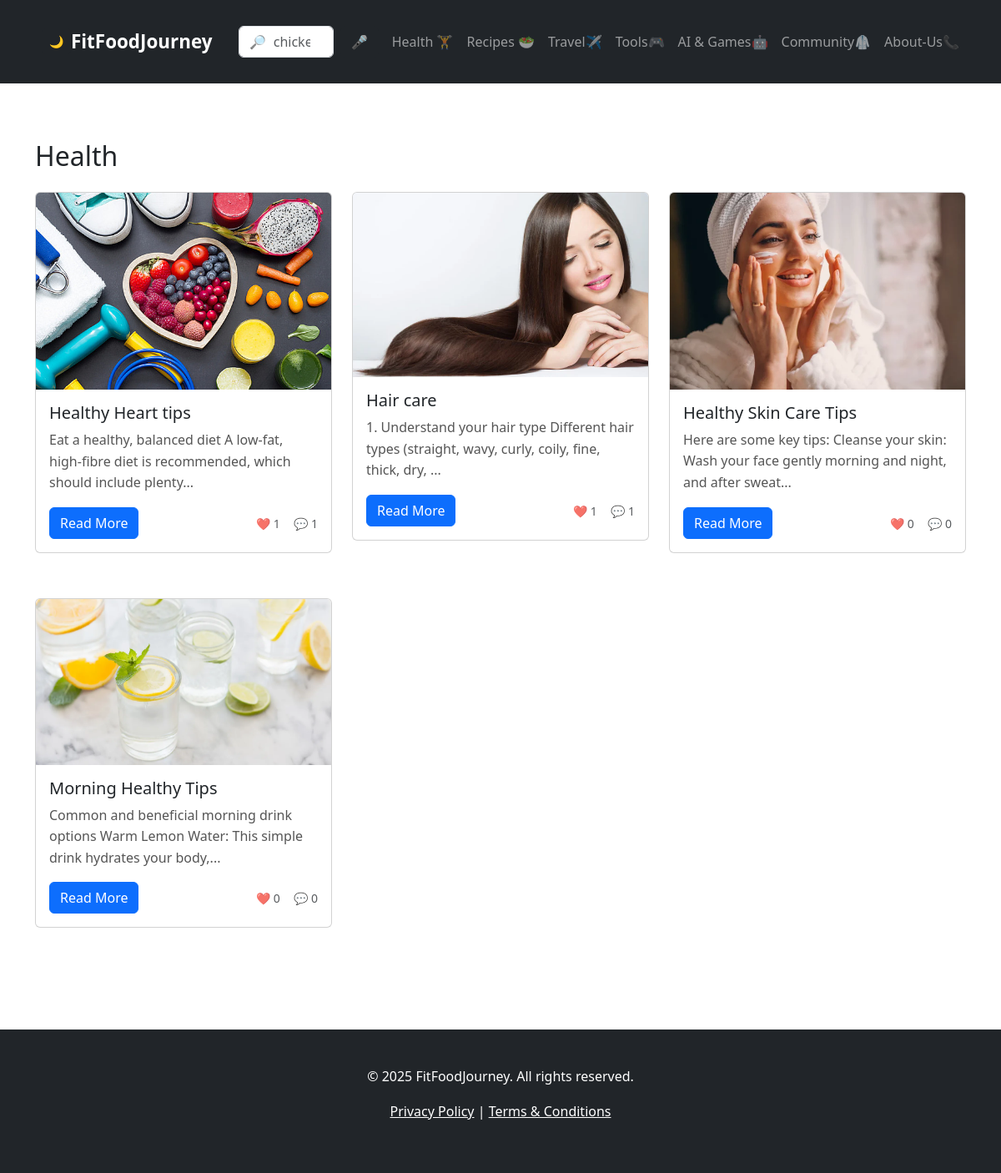
The page /health-blog/category.php?cat=Health on the database its author committed.
### tables this page shows
CREATE TABLE `posts` (
  `id` int(11) NOT NULL AUTO_INCREMENT,
  `title` varchar(255) DEFAULT NULL,
  `content` text,
  `location` varchar(255) DEFAULT NULL,
  `category` varchar(100) DEFAULT NULL,
  `image` varchar(255) DEFAULT NULL,
  `tags` text,
  `created_at` timestamp NOT NULL DEFAULT CURRENT_TIMESTAMP,
  `scheduled_at` datetime DEFAULT NULL,
  PRIMARY KEY (`id`)
);

### health-blog/category.php (the view, shortened to what this page needs)
<?php include 'includes/header.php'; ?>
<?php include 'includes/db.php'; ?>
<div class="container mt-5">
    <?php
    if (isset($_GET['cat'])) {
        $category = mysqli_real_escape_string($conn, $_GET['cat']);
        echo "<h2 class='mb-4'>$category</h2>";
$current_time = date('Y-m-d H:i:s');
$query = "SELECT * FROM posts  WHERE category = '$category' AND (scheduled_at IS NULL OR scheduled_at <= '$current_time')";
$query .= " ORDER BY created_at DESC";
$result = mysqli_query($conn, $query);
        if (mysqli_num_rows($result) > 0) {
            echo '<div class="row">';
            while ($row = mysqli_fetch_assoc($result)) {
$images = explode(',', $row['image']);
$first_image = trim($images[0]);
$like_count = mysqli_num_rows(mysqli_query($conn, "SELECT id FROM post_likes WHERE post_id = {$row['id']}"));
$comment_count = mysqli_num_rows(mysqli_query($conn, "SELECT id FROM post_comments WHERE comment!='' AND name!='' AND post_id = {$row['id']}"));
                ?>
                <div class="col-md-4 mb-4">
                    <div class="card">
                        <img src="uploads/posts/<?php echo $first_image; ?>" class="card-img-top" alt="...">
<div class="card-body">
    <h5 class="card-title"><?php echo $row['title']; ?></h5>
    <p class="card-text"><?php echo substr($row['content'], 0, 100); ?>...</p>
    <div class="d-flex justify-content-between align-items-center">
        <a href="post.php?id=<?php echo $row['id']; ?>" class="btn btn-primary">Read More</a>
        <div>
            <small class='text-muted'>❤️ <?= $like_count ?></small>
            <small class='text-muted'>💬 <?= $comment_count ?></small>
        </div>
    </div>
</div>
                    </div>
                </div>
                <?php
            }
            echo '</div>';
        } else {
            echo "<p>No posts found in this category.</p>";
        }
    } else {
        echo "<p class='text-danger'>No category selected.</p>";
    }
    ?>
</div>
<?php include 'includes/footer.php'; ?>

### health-blog/includes/header.php (shortened to what this page needs)
<!DOCTYPE html>
<html lang="en">
<head>
    <link rel="stylesheet" href="assets/css/style.css">
    <link rel="stylesheet" href="/assets/css/responsive.css">
    <link rel="stylesheet" href="assets/plugins/bootstrap/bootstrap.min.css">
    <link href="https://cdn.jsdelivr.net/npm/bootstrap@5.3.0/dist/css/bootstrap.min.css" rel="stylesheet">
    <link rel="stylesheet" href="https://cdnjs.cloudflare.com/ajax/libs/font-awesome/4.7.0/css/font-awesome.min.css">
    <link href="https://cdnjs.cloudflare.com/ajax/libs/font-awesome/6.5.0/css/all.min.css" rel="stylesheet">
</head>
    <body>
<nav class="navbar navbar-expand-lg navbar-dark bg-dark">
    <div class="container">
    <button id="toggle-dark" title="Dark Mode" class="btn btn-sm btn-dark ms-2">🌙</button>
        <a class="navbar-brand moving-brand" href="index.php">FitFoodJourney</a>
        <form class="d-flex ms-3 position-relative" role="search" id="search-form">
            <input class="form-control me-2" type="search"  id="search-input" autocomplete="off">
<button type="button"
              id="voice-btn"
              class="btn btn-dark me-2"
              title="Voice Search">
        🎤
      </button>
        </form>
        <div class="collapse navbar-collapse" id="navbarNav">
            <ul class="navbar-nav ms-auto" style='flex-wrap: nowrap; white-space: nowrap;'>
                <li class="nav-item"><a class="nav-link" href="category.php?cat=Health">Health 🏋️</a></li>
                <li class="nav-item"><a class="nav-link" href="category.php?cat=Recipes">Recipes 🥗</a></li>
                <li class="nav-item"><a class="nav-link" href="category.php?cat=Travel">Travel✈️</a></li>
                <li class="nav-item"><a class="nav-link" title="Nutrition ,Fitness & Calorie Calculator" href="nutrition.php">Tools🎮</a></li>
                <li class="nav-item"><a class="nav-link" title="New Foods with AI & Fun games" href="fun_tools.php">AI & Games🤖</a></li>
                <li class="nav-item"><a class="nav-link" title="Q & A Community" href="ask_nutritionist.php">Community🥼</a></li>
                <li class="nav-item"><a class="nav-link" href="about.php">About-Us📞</a></li>
            </ul>
        </div>
    </div>
</nav>
</body>

### health-blog/includes/footer.php (shortened to what this page needs)
    <footer class="bg-dark text-white text-center p-4 mt-5">
        <div class="container">
            <p>&copy; <?php echo date('Y'); ?> FitFoodJourney. All rights reserved.</p>
            <p><a href="privacy.php" class="text-white">Privacy Policy</a> | <a href="terms.php" class="text-white">Terms & Conditions</a></p>
        </div>
    </footer>
</body>
</html>

### health-blog/assets/css/style.css (style rules this page uses)
body { font-family: 'Segoe UI', Tahoma, Geneva, Verdana, sans-serif; background-color: #f8f9fa; color: #333; margin: 0; padding: 0; }
.container { max-width: 1200px; margin: auto; padding: 20px; }
.navbar { margin-bottom: 20px; }
.card { margin-bottom: 30px; }
.card-title { color: #007bff; }
.card-text { color: #555; }
img { max-width: 100%; height: auto; display: block; }
h1, h2, h3, h4, h5, h6 { font-weight: bold; color: #212529; }
p { line-height: 1.6; }
a { color: #007bff; text-decoration: none; }
body { background-color: #fff; color: #000; }

### health-blog/includes/header.php (style rules this page uses)
.moving-brand { display: inline-block; position: relative; animation: moveText 6s linear infinite alternate; font-weight: bold; font-size: 1.4rem; white-space: nowrap; }

### rows shown on the page
posts: image (picture), title "Healthy Heart tips", content "Eat a healthy, balanced diet A low-fat, high-fibre diet is recommended, which should include plenty", like_count "1", comment_count "1"
posts: image (picture), title "Hair care", content "1. Understand your hair type Different hair types (straight, wavy, curly, coily, fine, thick, dry,", like_count "1", comment_count "1"
posts: image (picture), title "Healthy Skin Care Tips", content "Here are some key tips: Cleanse your skin: Wash your face gently morning and night, and after sweat", like_count "0", comment_count "0"
posts: shows a picture, title "Morning Healthy Tips", content "Common and beneficial morning drink options Warm Lemon Water: This simple drink hydrates your body,", like_count "0", comment_count "0"

### other values the page prints
$category "Health"
